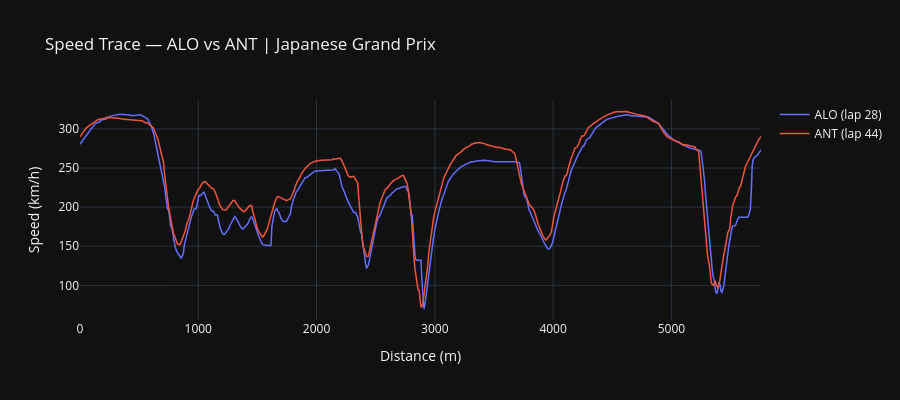

The cell this chart's notebook holds for it:
### Markdown cell above
## 3. Speed & Throttle Traces — Plotly

### Code cell
# ── 3.1 Speed trace overlay ───────────────────────────────────────────────────
# Overlay both drivers on the same distance axis.
# Gaps in the line at distance discontinuities are expected (pit entry/exit).
fig = go.Figure()

fig.add_trace(go.Scatter(
    x=tel_a_interp["distance"], y=tel_a_interp["speed"],
    name=f"{DRIVER_A} (lap {LAP_A})",
    mode="lines", line=dict(width=1.5),
))
fig.add_trace(go.Scatter(
    x=tel_b_interp["distance"], y=tel_b_interp["speed"],
    name=f"{DRIVER_B} (lap {LAP_B})",
    mode="lines", line=dict(width=1.5),
))

fig.update_layout(
    title=f"Speed Trace — {DRIVER_A} vs {DRIVER_B} | {round_name}",
    xaxis_title="Distance (m)",
    yaxis_title="Speed (km/h)",
    template=PLOTLY_TEMPLATE,
    height=400,
    hovermode="x unified",
)
fig.show()

### Figure 1 — Plotly figure (JSON) as saved in the notebook; plotly's stock layout.template omitted (floating-point values rounded to 4 significant figures; data arrays with more than 128 entries replaced by an {"elided": "..."} marker saying what was removed)
{"data": [{"line": {"width": 1.5}, "mode": "lines", "name": "ALO (lap 28)", "type": "scatter", "x": {"elided": "700 float values"}, "y": {"elided": "700 float values"}}, {"line": {"width": 1.5}, "mode": "lines", "name": "ANT (lap 44)", "type": "scatter", "x": {"elided": "700 float values"}, "y": {"elided": "700 float values"}}], "layout": {"height": 400, "hovermode": "x unified", "title": {"text": "Speed Trace — ALO vs ANT | Japanese Grand Prix"}, "xaxis": {"title": {"text": "Distance (m)"}}, "yaxis": {"title": {"text": "Speed (km/h)"}}}}
